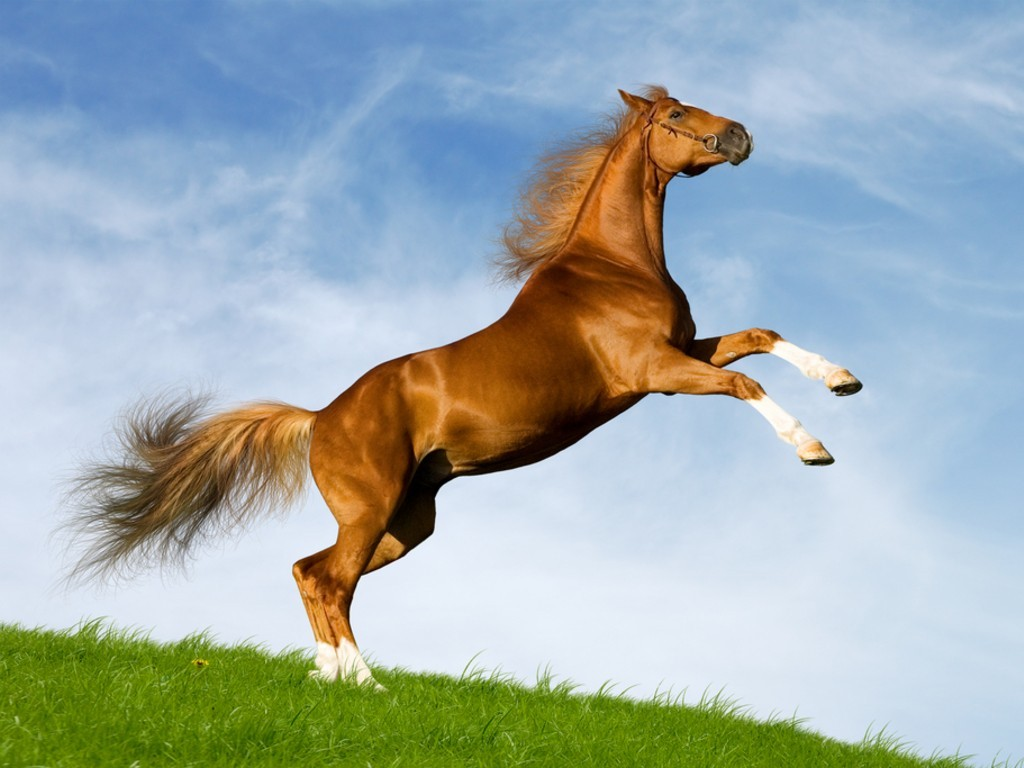
#> input picture horse.jpg, 1024 x 768 px
$ jupyter execute Untitled3.ipynb   (older library calls are emulated)
#> lines starting #> are read from the running program, lines starting #| are printed output that depends on the picture
[cell 1]
import cv2
import numpy as np
import scipy.fftpack as fftpack
import zlib

def to_ycbcr(im):
    xform = np.array([[.299, .587, .114], [-.1687, -.3313, .5], [.5, -.4187, -.0813]])
    ycbcr = im.dot(xform.T)
    ycbcr[:,:,[1,2]] += 128
    return np.uint8(ycbcr)

def to_rgb(im):
    xform = np.array([[1, 0, 1.402], [1, -0.34414, -.71414], [1, 1.772, 0]])
    rgb = im.astype(np.float)
    rgb[:,:,[1,2]] -= 128
    rgb = rgb.dot(xform.T)
    np.putmask(rgb, rgb > 255, 255)
    np.putmask(rgb, rgb < 0, 0)
    return np.uint8(rgb)

def to_dct(orig, bx, by):
    new_shape = (
        orig.shape[0] // bx * bx,
        orig.shape[1] // by * by,
        3
    )
    new = orig[
        :new_shape[0],
        :new_shape[1]
    ].reshape((
        new_shape[0] // bx,
        bx,
        new_shape[1] // by,
        by,
        3
    ))
    return fftpack.dctn(new, axes=[1,3], norm='ortho')


def from_dct(orig, bx, by):
    return fftpack.idctn(orig, axes=[1,3], norm='ortho'
    ).reshape((
        orig.shape[0]*bx,
        orig.shape[2]*by,
        3
    ))

def quant1(orig, quant):
    return (orig / quant).astype(np.int)


def quant2(orig, quant):
    return (orig * quant).astype(float)

def compressao(x):
    return zlib.compress(x.astype(np.int8).tobytes())


def descompressao(orig, shape):
    return np.frombuffer(zlib.decompress(orig), dtype=np.int8).astype(float).reshape(shape)

if __name__ == '__main__':
    im = cv2.imread("horse.jpg")
#> im is the input picture: shape (768, 1024, 3); mean B, G, R 173.3, 173.6, 160.1
    quants = [5, 10]
    blocks = [(8, 8), (16, 16)]
    for qscale in quants:
        for bx, by in blocks:

            quant = (
                (np.ones((bx, by)) * (qscale * qscale))
                .clip(-100, 100)
                .reshape((1, bx, 1, by, 1))
            )
            ycrcb = to_ycbcr(im)
            dct = to_dct(ycrcb, bx, by)
            q = quant1(dct, quant)
            comp = compressao(q)
            dcomp = descompressao(comp, q.shape)
            q2 = quant2(q, quant)
            ndct = from_dct(q2, bx, by)
            rgb = to_rgb(ndct)
            cv2.imwrite("horse_quant_{}_block_{}x{}.jpg".format(qscale, bx, by), rgb.astype(np.uint8))
#> this loop made 2 passes
#> pass 1, in to_ycbcr, `ycbcr = im.dot(xform.T)`:
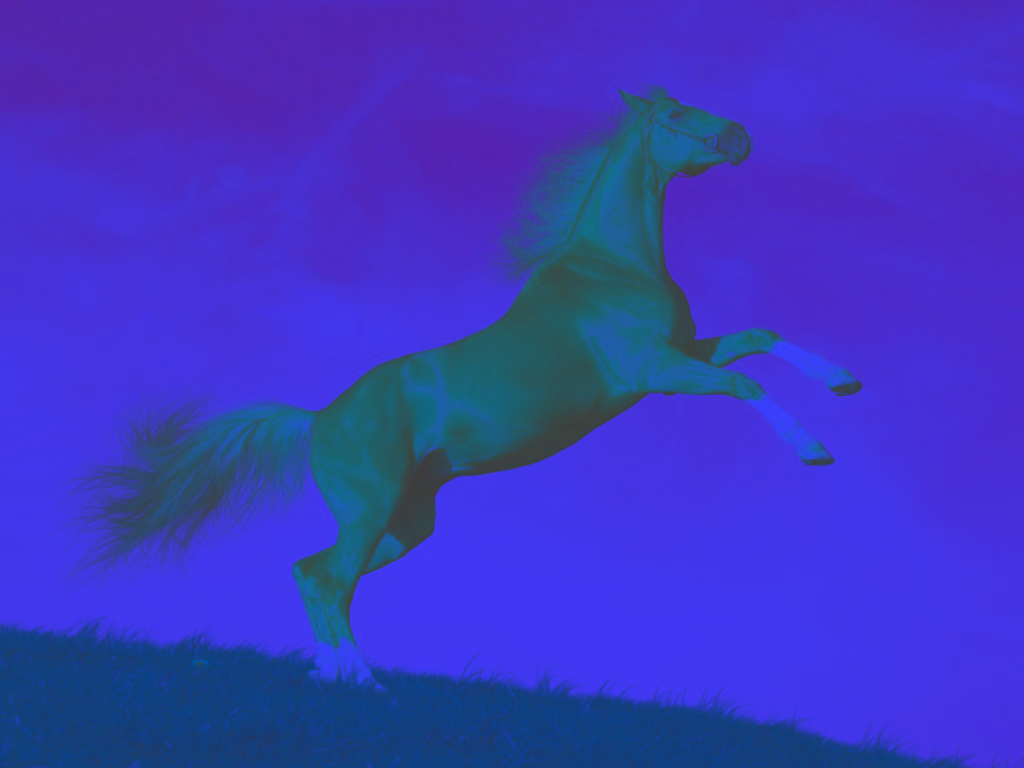
#> ycbcr: shape (768, 1024, 3) float64; mean B, G, R 172, -6.7, 0.9; drawn with min black and max white
#> pass 1, in to_rgb, `rgb = im.astype(np.float)`:
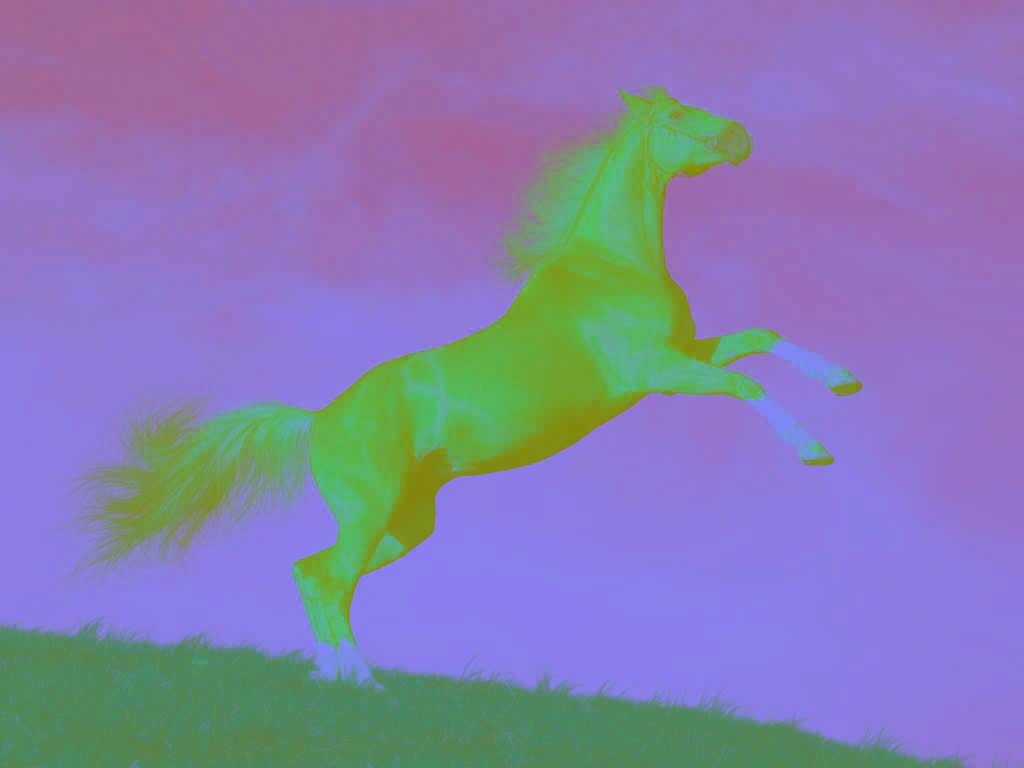
#> rgb: shape (768, 1024, 3) float64; mean of channels 0, 1, 2 169.9, 119.3, 126.8; drawn with min black and max white
#> pass 1, in to_rgb, `rgb = rgb.dot(xform.T)`:
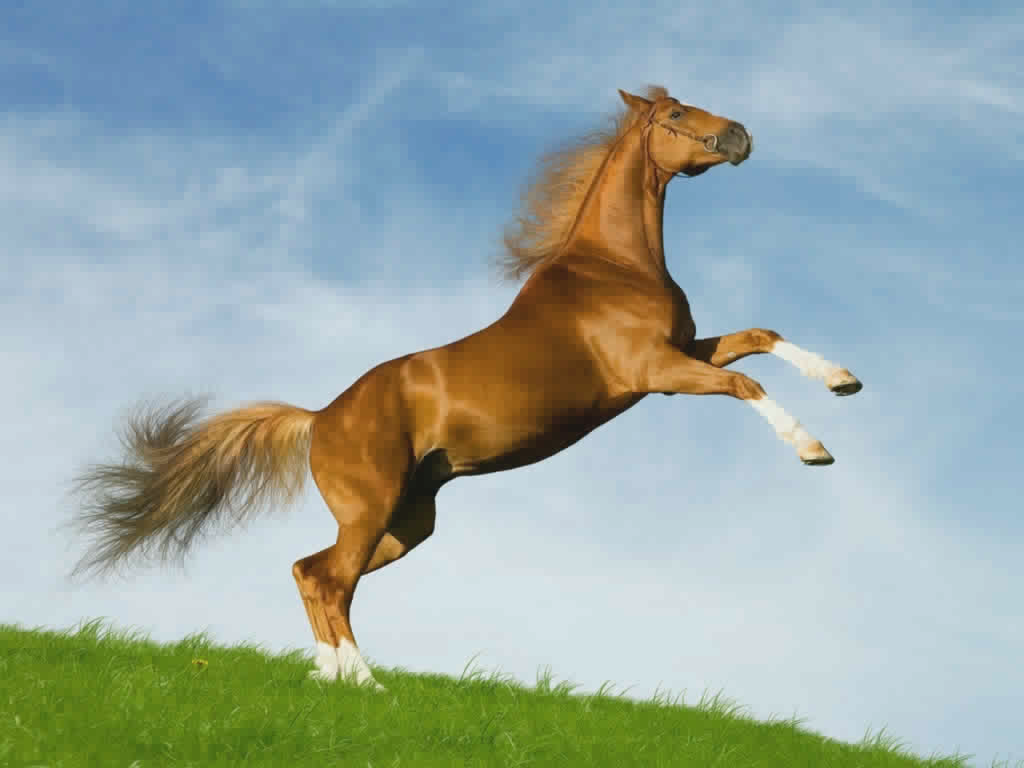
#> rgb: shape (768, 1024, 3) float64; mean of channels 0, 1, 2 168.2, 173.8, 154.5; drawn with min black and max white
#> after the loop:
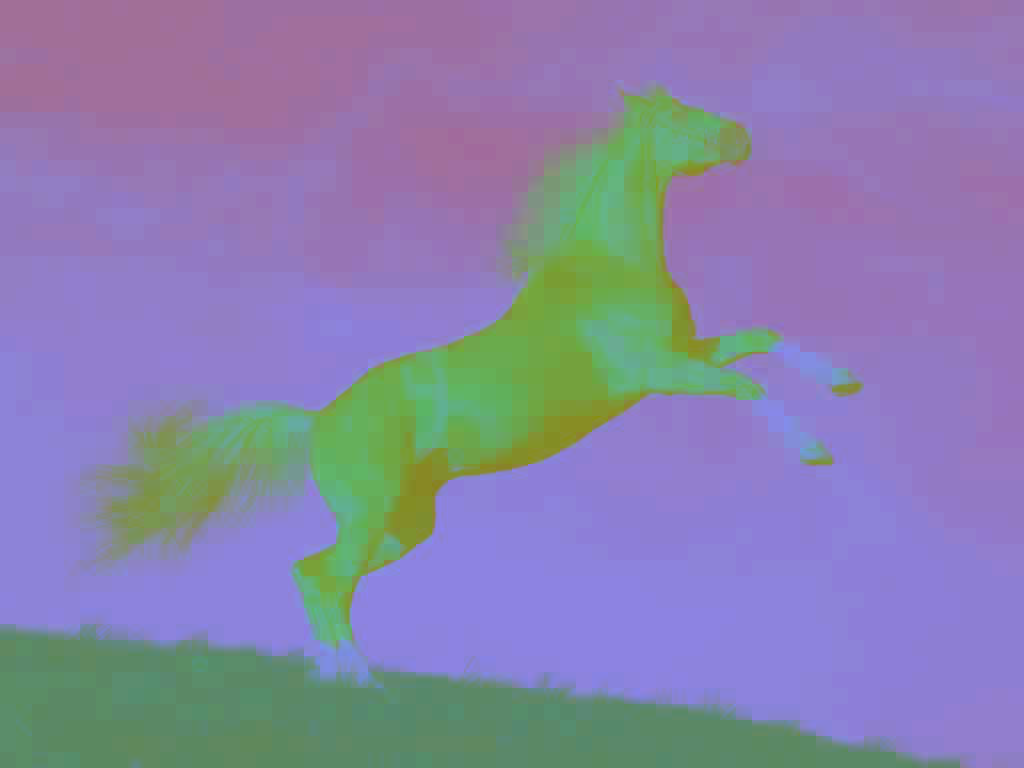
#> ndct: shape (768, 1024, 3) float64; mean B, G, R 168.3, 117.5, 125.4; drawn with min black and max white
#> after the loop:
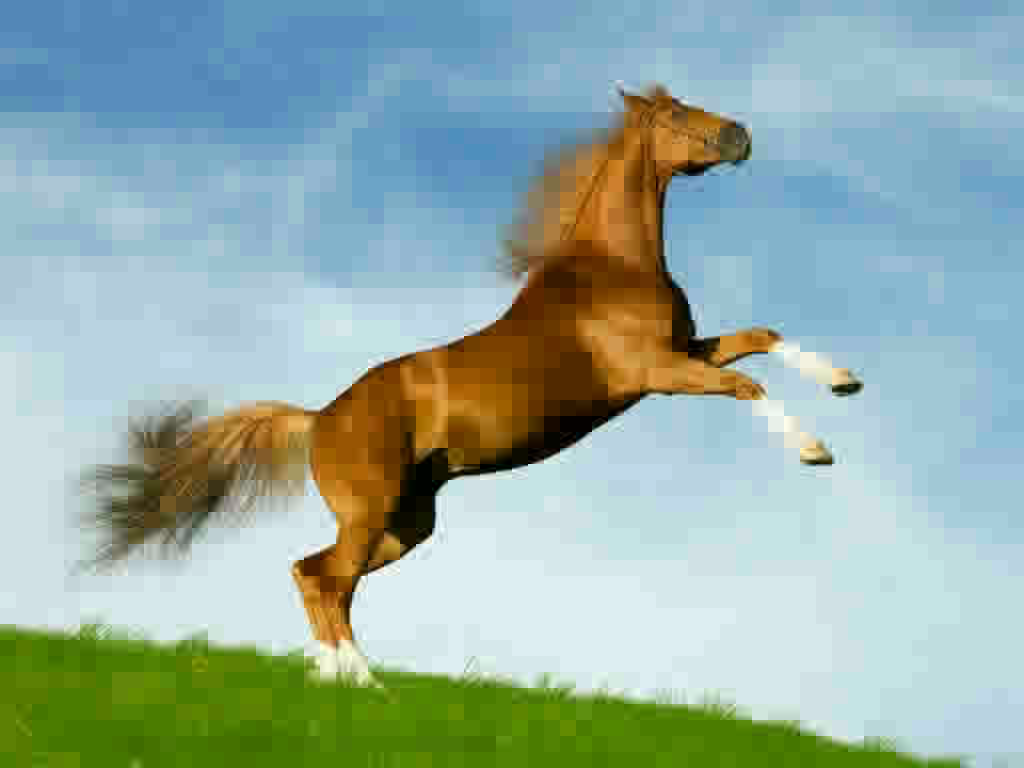
#> rgb: shape (768, 1024, 3); mean B, G, R 164.7, 173.4, 149.2
